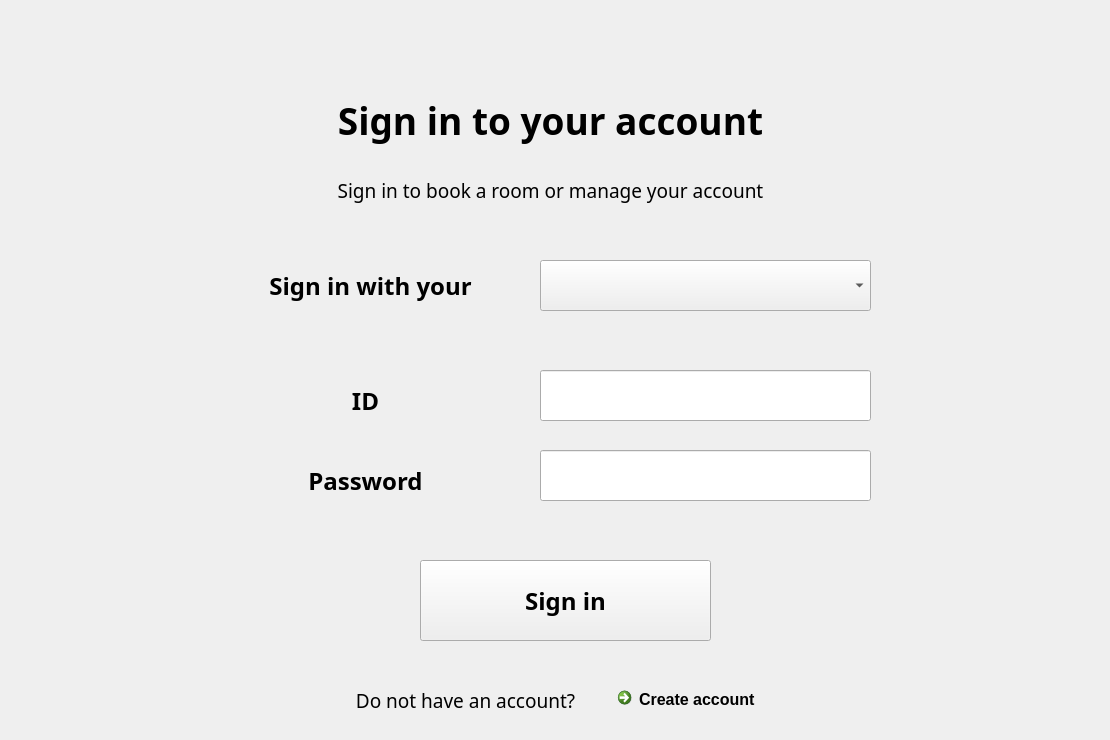
   <widget class="QWidget" name="login_page">
    <widget class="QLabel" name="label">
     <property name="geometry">
      <rect>
       <x>0</x>
       <y>50</y>
       <width>1101</width>
       <height>141</height>
      </rect>
     </property>
     <property name="font">
      <font>
       <family>Bahnschrift SemiBold</family>
       <pointsize>28</pointsize>
       <weight>75</weight>
       <bold>true</bold>
      </font>
     </property>
     <property name="text">
      <string>Sign in to your account</string>
     </property>
     <property name="alignment">
      <set>Qt::AlignCenter</set>
     </property>
    </widget>
    <widget class="QLabel" name="label_2">
     <property name="geometry">
      <rect>
       <x>0</x>
       <y>130</y>
       <width>1101</width>
       <height>121</height>
      </rect>
     </property>
     <property name="font">
      <font>
       <family>Bahnschrift Light</family>
       <pointsize>14</pointsize>
      </font>
     </property>
     <property name="text">
      <string>Sign in to book a room or manage your account</string>
     </property>
     <property name="alignment">
      <set>Qt::AlignCenter</set>
     </property>
    </widget>
    <widget class="QComboBox" name="comboBox">
     <property name="geometry">
      <rect>
       <x>540</x>
       <y>260</y>
       <width>331</width>
       <height>51</height>
      </rect>
     </property>
     <item>
      <property name="text">
       <string/>
      </property>
     </item>
     <item>
      <property name="text">
       <string>Name</string>
      </property>
     </item>
     <item>
      <property name="text">
       <string>Phone</string>
      </property>
     </item>
     <item>
      <property name="text">
       <string>Email</string>
      </property>
     </item>
    </widget>
    <widget class="QLabel" name="label_3">
     <property name="geometry">
      <rect>
       <x>250</x>
       <y>250</y>
       <width>241</width>
       <height>71</height>
      </rect>
     </property>
     <property name="font">
      <font>
       <family>Bahnschrift SemiBold</family>
       <pointsize>18</pointsize>
       <weight>75</weight>
       <bold>true</bold>
      </font>
     </property>
     <property name="text">
      <string>Sign in with your</string>
     </property>
     <property name="alignment">
      <set>Qt::AlignCenter</set>
     </property>
    </widget>
    <widget class="QLabel" name="label_4">
     <property name="geometry">
      <rect>
       <x>320</x>
       <y>380</y>
       <width>91</width>
       <height>41</height>
      </rect>
     </property>
     <property name="font">
      <font>
       <family>Bahnschrift SemiBold</family>
       <pointsize>18</pointsize>
       <weight>75</weight>
       <bold>true</bold>
      </font>
     </property>
     <property name="text">
      <string>ID</string>
     </property>
     <property name="alignment">
      <set>Qt::AlignCenter</set>
     </property>
    </widget>
    <widget class="QLineEdit" name="ID_in">
     <property name="geometry">
      <rect>
       <x>540</x>
       <y>370</y>
       <width>331</width>
       <height>51</height>
      </rect>
     </property>
     <property name="font">
      <font>
       <family>Bahnschrift SemiBold</family>
       <pointsize>18</pointsize>
       <weight>75</weight>
       <bold>true</bold>
      </font>
     </property>
     <property name="text">
      <string/>
     </property>
     <property name="cursorMoveStyle">
      <enum>Qt::VisualMoveStyle</enum>
     </property>
     <property name="clearButtonEnabled">
      <bool>true</bool>
     </property>
    </widget>
    <widget class="QLabel" name="label_5">
     <property name="geometry">
      <rect>
       <x>250</x>
       <y>460</y>
       <width>231</width>
       <height>41</height>
      </rect>
     </property>
     <property name="font">
      <font>
       <family>Bahnschrift SemiBold</family>
       <pointsize>18</pointsize>
       <weight>75</weight>
       <bold>true</bold>
      </font>
     </property>
     <property name="text">
      <string>Password</string>
     </property>
     <property name="alignment">
      <set>Qt::AlignCenter</set>
     </property>
    </widget>
    <widget class="QLineEdit" name="pwd_in">
     <property name="geometry">
      <rect>
       <x>540</x>
       <y>450</y>
       <width>331</width>
       <height>51</height>
      </rect>
     </property>
     <property name="font">
      <font>
       <family>Bahnschrift SemiBold</family>
       <pointsize>18</pointsize>
       <weight>75</weight>
       <bold>true</bold>
      </font>
     </property>
     <property name="inputMask">
      <string/>
     </property>
     <property name="text">
      <string/>
     </property>
     <property name="echoMode">
      <enum>QLineEdit::PasswordEchoOnEdit</enum>
     </property>
     <property name="cursorMoveStyle">
      <enum>Qt::VisualMoveStyle</enum>
     </property>
     <property name="clearButtonEnabled">
      <bool>true</bool>
     </property>
    </widget>
    <widget class="QPushButton" name="SIGN_IN">
     <property name="geometry">
      <rect>
       <x>420</x>
       <y>560</y>
       <width>291</width>
       <height>81</height>
      </rect>
     </property>
     <property name="font">
      <font>
       <family>Bahnschrift SemiBold</family>
       <pointsize>18</pointsize>
       <weight>75</weight>
       <bold>true</bold>
      </font>
     </property>
     <property name="text">
      <string>Sign in</string>
     </property>
    </widget>
    <widget class="QLabel" name="label_6">
     <property name="geometry">
      <rect>
       <x>150</x>
       <y>680</y>
       <width>631</width>
       <height>41</height>
      </rect>
     </property>
     <property name="font">
      <font>
       <family>Bahnschrift Light</family>
       <pointsize>14</pointsize>
      </font>
     </property>
     <property name="text">
      <string>Do not have an account?</string>
     </property>
     <property name="alignment">
      <set>Qt::AlignCenter</set>
     </property>
    </widget>
    <widget class="QCommandLinkButton" name="Sign_up">
     <property name="geometry">
      <rect>
       <x>610</x>
       <y>680</y>
       <width>211</width>
       <height>51</height>
      </rect>
     </property>
     <property name="font">
      <font>
       <family>Segoe UI</family>
       <pointsize>12</pointsize>
      </font>
     </property>
     <property name="text">
      <string>Create account</string>
     </property>
    </widget>
   </widget>
